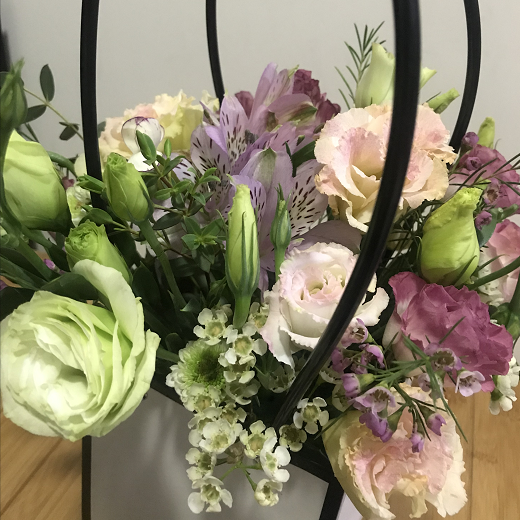
#> input picture week01/flower.png, 520 x 520 px, found by its file name
$ python assignment2.py
#> lines starting #> are read from the running program, lines starting #| are printed output that depends on the picture
'''Assignments:2.Change image through YUV space.'''

import cv2
import random
import numpy as np
from matplotlib import pyplot as plt

# 读入显示
img = cv2.imread('./week01/flower.png')
#> img is the input picture: shape (520, 520, 3); mean B, G, R 105.1, 132.2, 139.2

def random_yuv_color(img):
    img_yuv = cv2.cvtColor(img, cv2.COLOR_BGR2YUV)
#> img_yuv: shape (520, 520, 3); mean of channels 0, 1, 2 131.2, 115.2, 135.1
    Y, U, V = cv2.split(img_yuv)
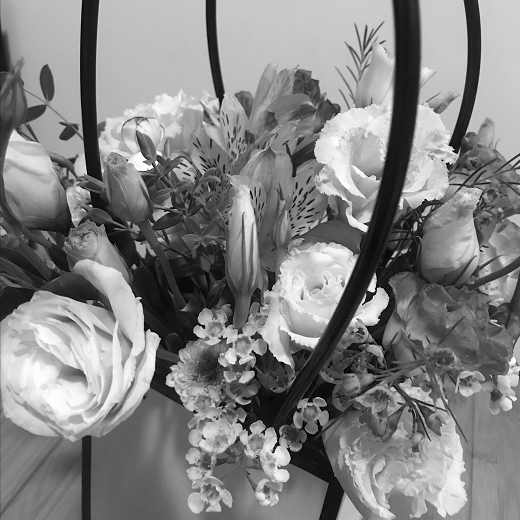
#> Y: shape (520, 520); min 0, max 255, mean 131.2
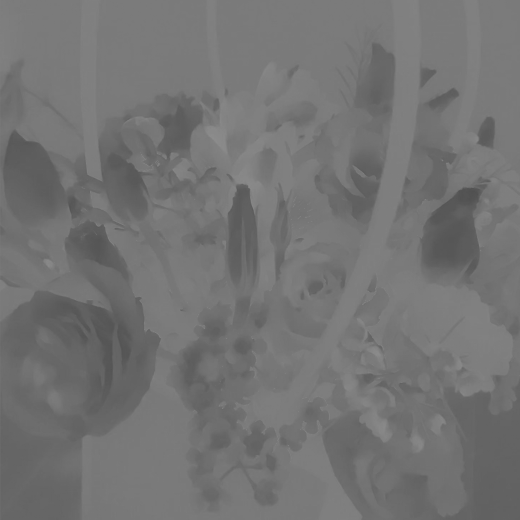
#> U: shape (520, 520); min 80, max 141, mean 115.2
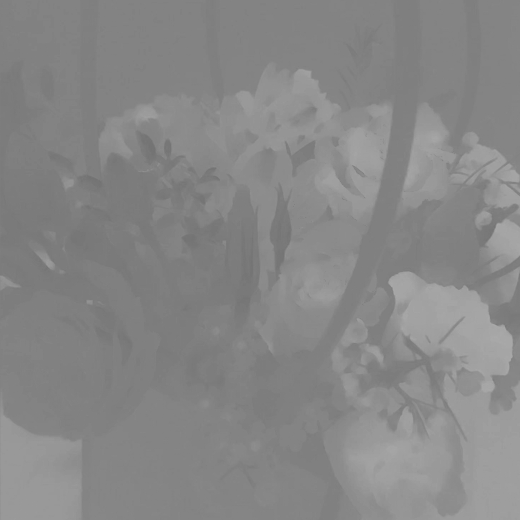
#> V: shape (520, 520); min 114, max 170, mean 135.1

    y_rand = random.randint(-50, 50)
    if y_rand == 0:
        pass
    elif y_rand > 0:
        lim = 255 - y_rand
        Y[Y > lim] = 255
        Y[Y <= lim] = (y_rand + Y[Y <= lim]).astype(img_yuv.dtype)
    elif y_rand < 0:
        lim = 0 < y_rand
        Y[Y < lim] = 0
        Y[Y >= lim] = (y_rand + Y[Y >= lim]).astype(img_yuv.dtype)

    u_rand = random.randint(-50, 50)
    if u_rand == 0:
        pass
    elif u_rand > 0:
        lim = 255 - u_rand
        U[U > lim] = 255
        U[U <= lim] = (u_rand + U[U <= lim]).astype(img_yuv.dtype)
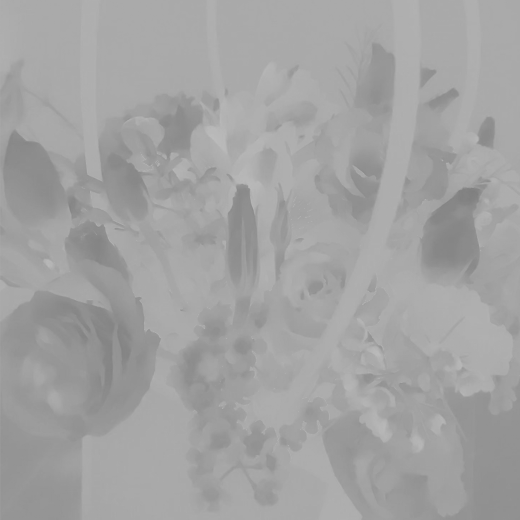
#> U: shape (520, 520); min 127, max 188, mean 162.2
    elif u_rand < 0:
        lim = 0 < u_rand
        U[U < lim] = 0
        U[U >= lim] = (u_rand + U[U >= lim]).astype(img_yuv.dtype)
    v_rand = random.randint(-50, 50)
    if v_rand == 0:
        pass
    elif v_rand > 0:
        lim = 255 - v_rand
        V[V > lim] = 255
        V[V <= lim] = (v_rand + V[V <= lim]).astype(img_yuv.dtype)
    elif v_rand < 0:
        lim = 0 < v_rand
        V[V < lim] = 0
        V[V >= lim] = (v_rand + V[V >= lim]).astype(img_yuv.dtype)

    img_merge = cv2.merge((Y, U, V))
#> img_merge: shape (520, 520, 3); mean of channels 0, 1, 2 130.3, 162.2, 138.1
    return cv2.cvtColor(img_merge, cv2.COLOR_YUV2BGR)
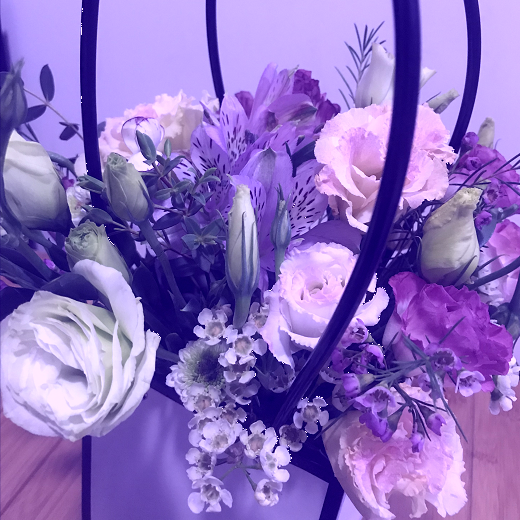
#> returned value: shape (520, 520, 3); mean B, G, R 193.2, 111, 141.8


img_random_yuv = random_yuv_color(img)
cv2.imshow('img_random_yuv', img_random_yuv)
key = cv2.waitKey()
#> (key Esc is pressed here)
if key == 27:
    cv2.destroyAllWindows()
